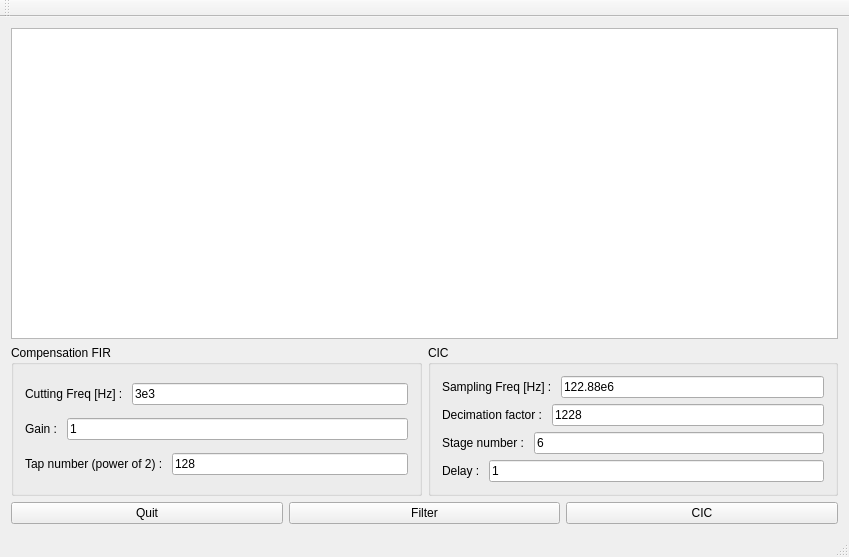
<?xml version="1.0" encoding="UTF-8"?>
<ui version="4.0">
 <class>MainWindow</class>
 <widget class="QMainWindow" name="MainWindow">
  <property name="geometry">
   <rect>
    <x>0</x>
    <y>0</y>
    <width>849</width>
    <height>557</height>
   </rect>
  </property>
  <property name="windowTitle">
   <string>PN SDR ToolBox</string>
  </property>
  <widget class="QWidget" name="centralWidget">
   <property name="maximumSize">
    <size>
     <width>849</width>
     <height>16777215</height>
    </size>
   </property>
   <layout class="QVBoxLayout" name="verticalLayout_6">
    <item>
     <layout class="QVBoxLayout" name="verticalLayout_5">
      <item>
       <widget class="QCustomPlot" name="GraphView">
        <property name="sizePolicy">
         <sizepolicy hsizetype="Expanding" vsizetype="Expanding">
          <horstretch>0</horstretch>
          <verstretch>0</verstretch>
         </sizepolicy>
        </property>
       </widget>
      </item>
      <item>
       <layout class="QHBoxLayout" name="horizontalLayout_6">
        <item>
         <widget class="QGroupBox" name="groupBox">
          <property name="enabled">
           <bool>true</bool>
          </property>
          <property name="sizePolicy">
           <sizepolicy hsizetype="Preferred" vsizetype="Preferred">
            <horstretch>0</horstretch>
            <verstretch>0</verstretch>
           </sizepolicy>
          </property>
          <property name="minimumSize">
           <size>
            <width>0</width>
            <height>0</height>
           </size>
          </property>
          <property name="maximumSize">
           <size>
            <width>16777215</width>
            <height>16777215</height>
           </size>
          </property>
          <property name="title">
           <string>Compensation FIR</string>
          </property>
          <layout class="QVBoxLayout" name="verticalLayout_3">
           <item>
            <layout class="QHBoxLayout" name="horizontalLayout_4">
             <item>
              <widget class="QLabel" name="label_3">
               <property name="text">
                <string>Cutting Freq [Hz] : </string>
               </property>
              </widget>
             </item>
             <item>
              <widget class="QLineEdit" name="leFCut">
               <property name="text">
                <string>3e3</string>
               </property>
              </widget>
             </item>
            </layout>
           </item>
           <item>
            <layout class="QHBoxLayout" name="horizontalLayout_9">
             <item>
              <widget class="QLabel" name="label_7">
               <property name="text">
                <string>Gain : </string>
               </property>
              </widget>
             </item>
             <item>
              <widget class="QLineEdit" name="leGain">
               <property name="text">
                <string>1</string>
               </property>
              </widget>
             </item>
            </layout>
           </item>
           <item>
            <layout class="QVBoxLayout" name="verticalLayout">
             <item>
              <layout class="QHBoxLayout" name="horizontalLayout">
               <item>
                <widget class="QLabel" name="label">
                 <property name="text">
                  <string>Tap number (power of 2) : </string>
                 </property>
                </widget>
               </item>
               <item>
                <widget class="QLineEdit" name="leNTap">
                 <property name="text">
                  <string>128</string>
                 </property>
                </widget>
               </item>
              </layout>
             </item>
            </layout>
           </item>
          </layout>
         </widget>
        </item>
        <item>
         <widget class="QGroupBox" name="groupBox_2">
          <property name="title">
           <string>CIC</string>
          </property>
          <layout class="QVBoxLayout" name="verticalLayout_4">
           <item>
            <layout class="QHBoxLayout" name="horizontalLayout_7">
             <item>
              <widget class="QLabel" name="label_6">
               <property name="text">
                <string>Sampling Freq [Hz] : </string>
               </property>
              </widget>
             </item>
             <item>
              <widget class="QLineEdit" name="leFSamp">
               <property name="text">
                <string>122.88e6</string>
               </property>
              </widget>
             </item>
            </layout>
           </item>
           <item>
            <layout class="QHBoxLayout" name="horizontalLayout_5">
             <item>
              <widget class="QLabel" name="label_5">
               <property name="text">
                <string>Decimation factor : </string>
               </property>
              </widget>
             </item>
             <item>
              <widget class="QLineEdit" name="leR">
               <property name="text">
                <string>1228</string>
               </property>
              </widget>
             </item>
            </layout>
           </item>
           <item>
            <layout class="QVBoxLayout" name="verticalLayout_2">
             <item>
              <layout class="QHBoxLayout" name="horizontalLayout_2">
               <item>
                <widget class="QLabel" name="label_2">
                 <property name="text">
                  <string>Stage number : </string>
                 </property>
                </widget>
               </item>
               <item>
                <widget class="QLineEdit" name="leN">
                 <property name="text">
                  <string>6</string>
                 </property>
                </widget>
               </item>
              </layout>
             </item>
             <item>
              <layout class="QHBoxLayout" name="horizontalLayout_3">
               <item>
                <widget class="QLabel" name="label_4">
                 <property name="text">
                  <string>Delay : </string>
                 </property>
                </widget>
               </item>
               <item>
                <widget class="QLineEdit" name="leM">
                 <property name="text">
                  <string>1</string>
                 </property>
                </widget>
               </item>
              </layout>
             </item>
            </layout>
           </item>
          </layout>
         </widget>
        </item>
       </layout>
      </item>
     </layout>
    </item>
    <item>
     <layout class="QHBoxLayout" name="horizontalLayout_8">
      <item>
       <widget class="QPushButton" name="pbQuit">
        <property name="text">
         <string>Quit</string>
        </property>
       </widget>
      </item>
      <item>
       <widget class="QPushButton" name="pbFilter">
        <property name="text">
         <string>Filter</string>
        </property>
       </widget>
      </item>
      <item>
       <widget class="QPushButton" name="pbCalc">
        <property name="text">
         <string>CIC</string>
        </property>
       </widget>
      </item>
     </layout>
    </item>
   </layout>
  </widget>
  <widget class="QMenuBar" name="menuBar">
   <property name="geometry">
    <rect>
     <x>0</x>
     <y>0</y>
     <width>849</width>
     <height>23</height>
    </rect>
   </property>
  </widget>
  <widget class="QToolBar" name="mainToolBar">
   <attribute name="toolBarArea">
    <enum>TopToolBarArea</enum>
   </attribute>
   <attribute name="toolBarBreak">
    <bool>false</bool>
   </attribute>
  </widget>
  <widget class="QStatusBar" name="statusBar"/>
  <action name="actionCompute">
   <property name="text">
    <string>Compute</string>
   </property>
   <property name="toolTip">
    <string>Go</string>
   </property>
  </action>
  <action name="actionQuit">
   <property name="text">
    <string>Quit</string>
   </property>
   <property name="toolTip">
    <string>Out</string>
   </property>
  </action>
  <action name="actionFilter">
   <property name="text">
    <string>Filter</string>
   </property>
  </action>
 </widget>
 <layoutdefault spacing="6" margin="11"/>
 <customwidgets>
  <customwidget>
   <class>QCustomPlot</class>
   <extends>QGraphicsView</extends>
   <header>../qcustomplot/qcustomplot.h</header>
  </customwidget>
 </customwidgets>
 <resources/>
 <connections/>
</ui>
